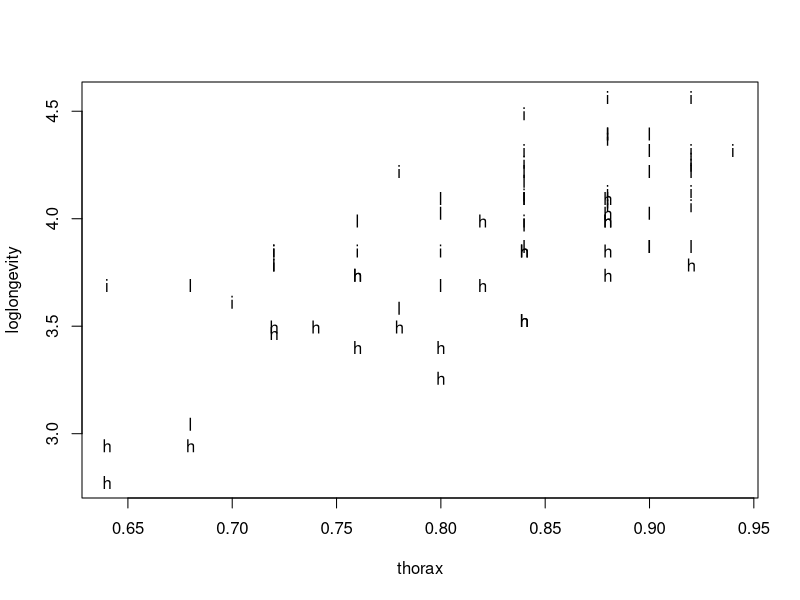
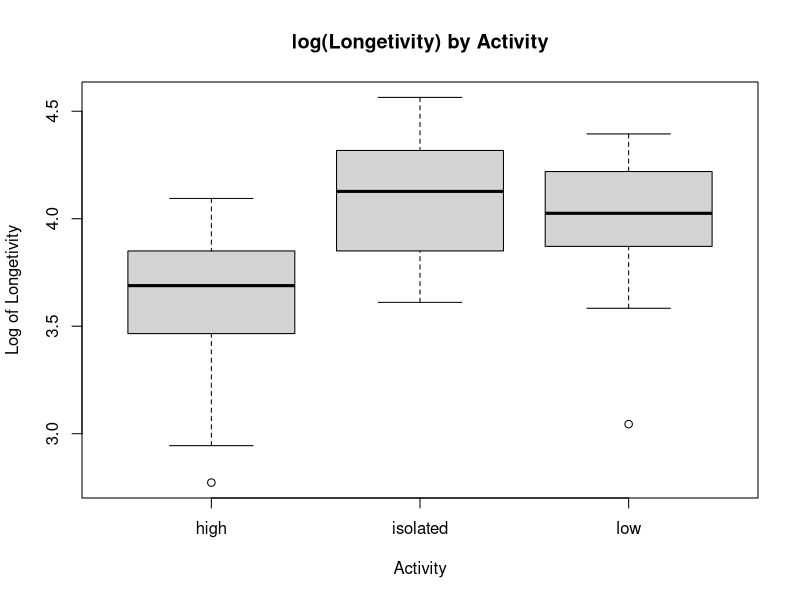
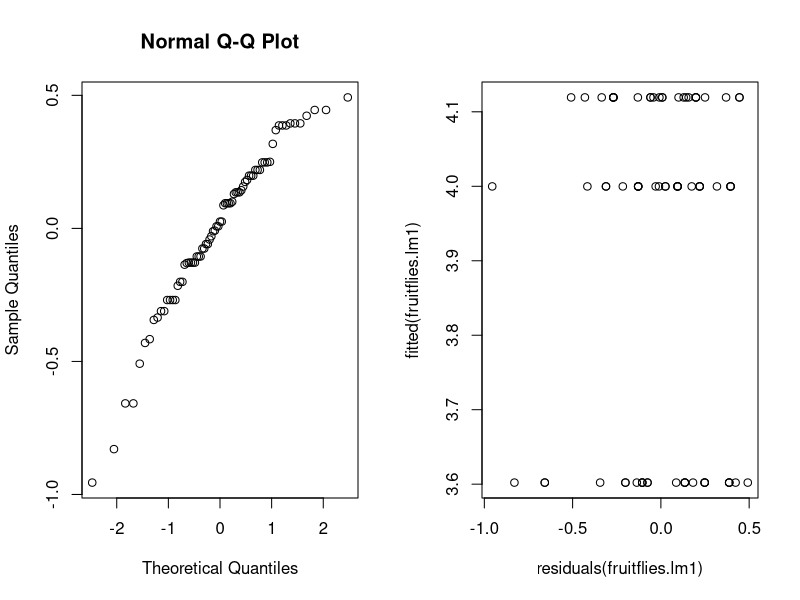
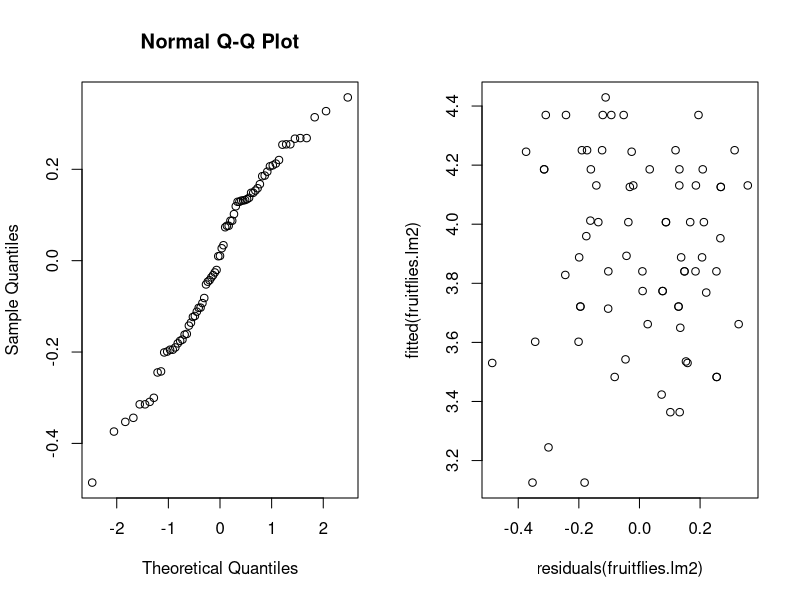
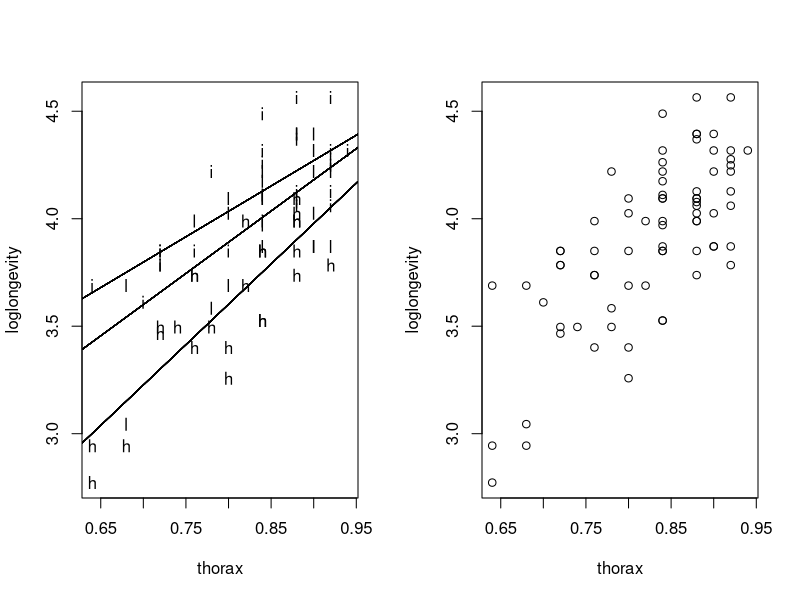
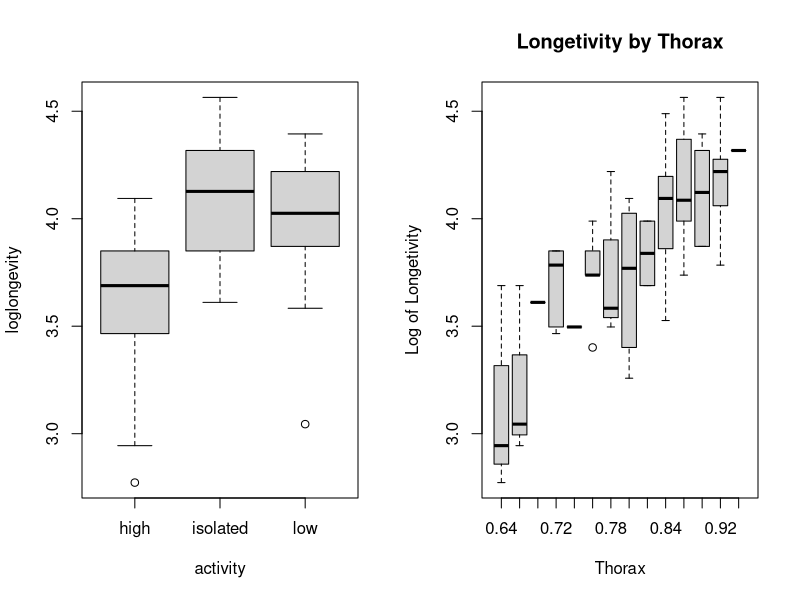
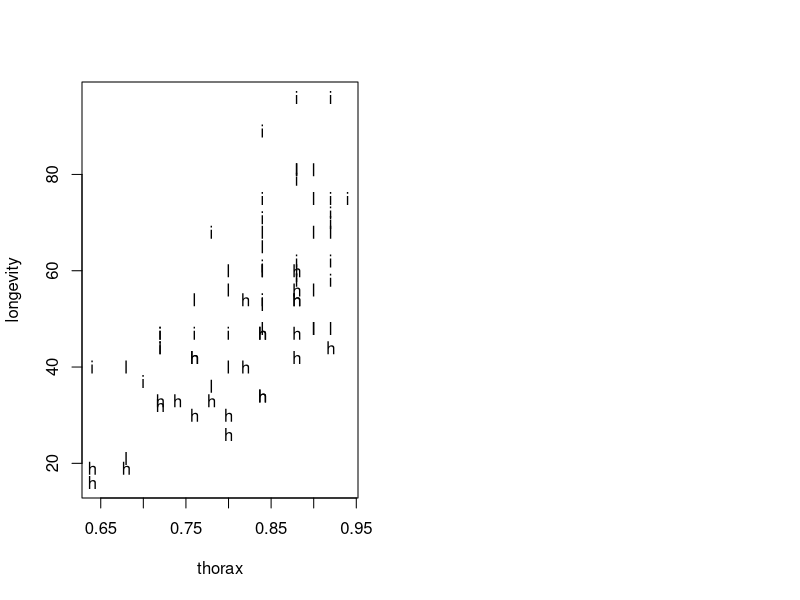
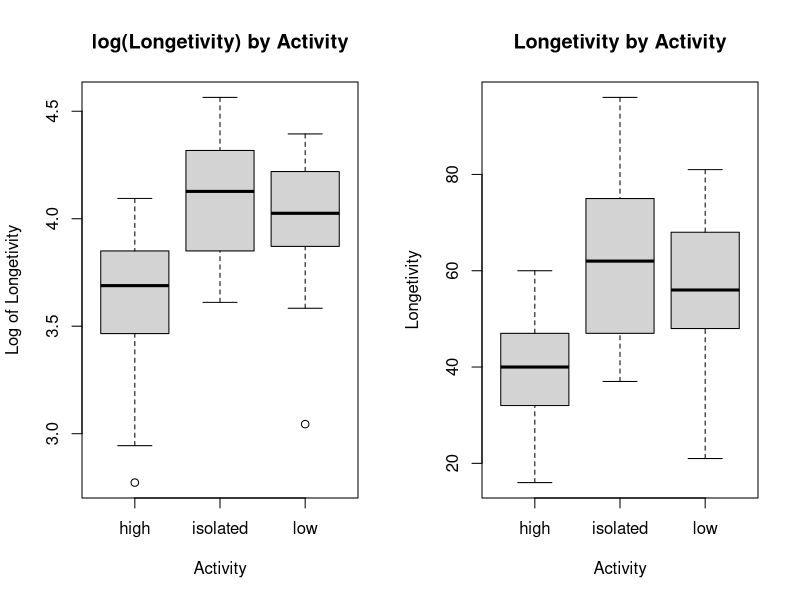

Generate these figures, in order, with R:
fruitflies <- read.table("datas/fruitflies.txt",header=TRUE)
fruitflies
summary(fruitflies)

# Add a column loglongevity to the data-frame, containing the logarithm of the number of days until death.
fruitflies$loglongevity <- log(as.numeric(fruitflies$longevity)) ; fruitflies

# a
# Make an informative plot of the data.
attach(fruitflies)
plot(loglongevity~thorax, pch=as.character(activity))

boxplot(loglongevity~activity,data = fruitflies,main = "log(Longetivity) by Activity",
        xlab = "Activity",ylab = "Log of Longetivity")

# Investigate whether sexual activity influences longevity by performing a statistical test, without taking the thorax length into account.
fruitflies$activity = as.factor(fruitflies$activity)

fruitflies.lm1 <- lm(loglongevity~activity, data = fruitflies)
anova(fruitflies.lm1)
summary(fruitflies.lm1) # activity is significant

# What are the estimated longevities for the three conditions?

iso = fruitflies[fruitflies['activity']=='isolated',]
low = fruitflies[fruitflies['activity']=='low',]
high = fruitflies[fruitflies['activity']=='high',]
# low2 = fruitflies[fruitflies$activity=='low',]


mean(low$loglongevity) #  3.999836
mean(low$longevity) #  3.999836
exp(3.999836) # 54.5892

iso ; low ; high
# 4.119349 3.999836 3.602124

# negative relationship


#estimated.longevities <- c(0,0,0)
#for (i in 1:3) {
#  base <- summary(fruitflies.lm1)$coeff[i]
#  estimated.longevities[i] <- summary(fruitflies.lm1)$coeff[i]
#}
#estimated.longevities

par(mfrow=c(1,2))
qqnorm(residuals(fruitflies.lm1)) ; plot(residuals(fruitflies.lm1),fitted(fruitflies.lm1))

# b
# Investigate whether sexual activity influences longevity by performing a statistical test, now including thorax length as an explanatory variable into the analysis. 

fruitflies.lm2 <- lm(loglongevity~thorax+activity, data = fruitflies)
anova(fruitflies.lm2)
summary(fruitflies.lm2) # thorax and activity significant

qqnorm(residuals(fruitflies.lm2)) ; plot(residuals(fruitflies.lm2),fitted(fruitflies.lm2))


drop1(fruitflies.lm2,test="F") # both thorax and activity are significant, but with throax activity's significance increased

# Does sexual activity increase or decrease longevity? What are the estimated longevities for the three groups, for flies with the minimal and maximal thorax lengths?
# Since β = 2.97899 > 0, the higher the throax, number of days until death increases. Isolated activity has the highest effect. Factor activity is significant.

thr_actlm = lm(loglongevity~thorax+activity, data = fruitflies)

iso_thr_max = data.frame(activity="isolated",thorax = max(fruitflies$thorax))
predict(thr_actlm,iso_thr_max,type = "response") #4.429164
exp(4.429164)# 83.86128 ~ 83/84 days

iso_thr_min = data.frame(activity="isolated",thorax = min(fruitflies$thorax))
predict(thr_actlm,iso_thr_min,type = "response") #3.535467
exp(3.535467)# 34.31103 ~ 34 days

low_thr_max = data.frame(activity="low",thorax = max(fruitflies$thorax))
predict(thr_actlm,low_thr_max,type = "response") #4.304884
exp(4.304884)#74.06062 ~ 74 days

low_thr_min = data.frame(activity="low",thorax = min(fruitflies$thorax))
predict(thr_actlm,low_thr_min,type = "response") #3.411188
exp(3.411188)#30.30122 ~ 30 days

high_thr_max = data.frame(activity="high",thorax = max(fruitflies$thorax))
predict(thr_actlm,high_thr_max,type = "response") #4.019183
exp(4.019183)#55.65562 ~ 55/56 days

high_thr_min = data.frame(activity="high",thorax = min(fruitflies$thorax))
predict(thr_actlm,high_thr_min,type = "response") #3.125486
exp(3.125486)#22.77096 ~ 22/23 days

# *********************************************************************************
highData = fruitflies[which(fruitflies['activity']=='high'),]
highData['loglongevity'][which.max(highData$thorax),] # MAX 3.78419
highData['loglongevity'][which.min(highData$thorax),] # MIN 2.772589

lowData = fruitflies[which(fruitflies['activity']=='low'),]
lowData['loglongevity'][which.max(lowData$thorax),] # MAX 3.871201
lowData['loglongevity'][which.min(lowData$thorax),] # MIN 3.044522

isolatedData = fruitflies[which(fruitflies['activity']=='isolated'),]
isolatedData['loglongevity'][which.max(isolatedData$thorax),] # MAX 4.317488
isolatedData['loglongevity'][which.min(isolatedData$thorax),] # MIN 3.688879

# ALTERNATIVELY for all the groups not individually
fruitflies['loglongevity'][which.max(fruitflies$thorax),] # 4.317488


# *********************************************************************************

# c
# How does thorax length influence longevity? Investigate graphically and by using an appropriate test whether this dependence is similar under all three conditions of sexual activity. 
plot(loglongevity~thorax, pch=unclass(activity))
for (i in fruitflies$activity) {
  abline(lm(loglongevity~thorax, data=fruitflies[fruitflies$activity==i,]))
}

plot(thorax,loglongevity)
boxplot(loglongevity~activity)

boxplot(loglongevity~thorax,data = fruitflies,main = "Longetivity by Thorax",
        xlab = "Thorax",ylab = "Log of Longetivity")

fruitflies.lm3 <- lm(loglongevity~thorax, data = fruitflies)
anova(fruitflies.lm3) # 3.151e-13
summary(fruitflies.lm3) # 3.15e-1 significant

fruitflies.lm4 <- lm(loglongevity~activity+thorax, data = fruitflies)
anova(fruitflies.lm4) # 1.139e-14
summary(fruitflies.lm4) # 1.14e-14

deneme.lm4 <- lm(loglongevity~thorax+activity, data = fruitflies)
anova(deneme.lm4) # 
summary(deneme.lm4) # 

interaction.lm <- lm(loglongevity~activity*thorax, data = fruitflies)
anova(interaction.lm)
summary(interaction.lm)
# interaction term is not significant.

# d
# Which of the two analyses, without or with thorax length, do you prefer? Is one of the analyses wrong? 

model <- aov(thorax ~ activity, data = fruitflies)
summary(model)
# The p-value is 0.163 that is greater than 0.05, so the covariate thorax and the treatment activity are independent to each other.
# Both analysis are correct and useful.

# e
# Perform the ancova analysis with the number of days as the response, rather than its logarithm. Was it wise to use the logarithm as response?

plot(longevity~thorax, pch=as.character(activity))
par(mfrow=c(1,2))
boxplot(loglongevity~activity,data = fruitflies,main = "log(Longetivity) by Activity",
        xlab = "Activity",ylab = "Log of Longetivity")
boxplot(longevity~activity,data = fruitflies,main = "Longetivity by Activity",
        xlab = "Activity",ylab = "Longetivity")

longevity.lm <- lm(longevity~thorax+activity, data = fruitflies)
anova(longevity.lm)
summary(longevity.lm)
drop1(longevity.lm, test = "F")

longevity.lm1 <- lm(longevity~activity*thorax, data = fruitflies)
anova(longevity.lm1)
summary(longevity.lm1)

moddy1=lm(longevity~activity+ thorax)
moddy2=lm(longevity~thorax+activity)

anova(moddy1) # thorax 2.62e-12
summary(moddy2) # thorax 2.62e-12

par(mfrow=c(1,2))
qqnorm(residuals(longevity.lm)) ; plot(residuals(longevity.lm),fitted(longevity.lm))

# Data is already normal, so no need to do the log

